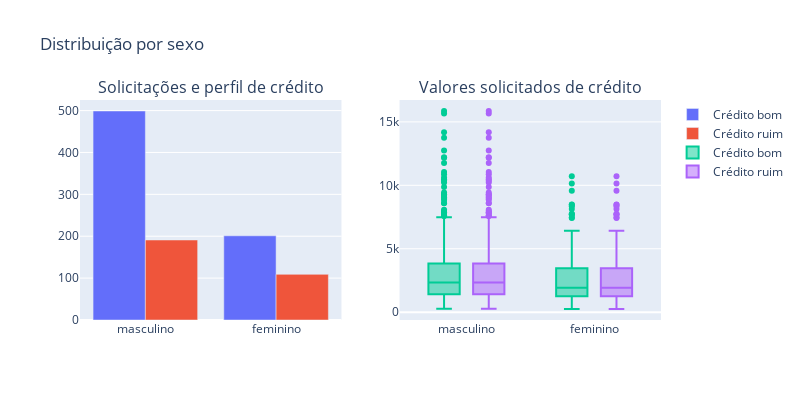

Notebook code cell kept with this figure:
### Code cell
#Distribuição de Moradia Própria e Aluguel por Risco

#1°
trace0 = go.Bar(
    x = df_credit[df_credit["RiscoDeCredito"]== 'Bom']["StatusPessoalESexo"].value_counts().index.values,
    y = df_credit[df_credit["RiscoDeCredito"]== 'Bom']["StatusPessoalESexo"].value_counts().values,
    name='Crédito bom'
)

#1° 2
trace1 = go.Bar(
    x = df_credit[df_credit["RiscoDeCredito"]== 'Ruim']["StatusPessoalESexo"].value_counts().index.values,
    y = df_credit[df_credit["RiscoDeCredito"]== 'Ruim']["StatusPessoalESexo"].value_counts().values,
    name="Crédito ruim"
)

#2°
trace2 = go.Box(
    x = df_credit[df_credit["RiscoDeCredito"]== 'Bom']["StatusPessoalESexo"],
    y = df_credit[df_credit["RiscoDeCredito"]== 'Bom']["ValorDoCredito"],
    name=trace0.name
)

#2° 2
trace3 = go.Box(
    x = df_credit[df_credit["RiscoDeCredito"]== 'Bom']["StatusPessoalESexo"],
    y = df_credit[df_credit["RiscoDeCredito"]== 'Bom']["ValorDoCredito"],
    name=trace1.name
)

data = [trace0, trace1, trace2,trace3]


fig = tls.make_subplots(rows=1, cols=2, 
                        subplot_titles=('Solicitações e perfil de crédito', 'Valores solicitados de crédito'))

fig.append_trace(trace0, 1, 1)
fig.append_trace(trace1, 1, 1)
fig.append_trace(trace2, 1, 2)
fig.append_trace(trace3, 1, 2)

fig['layout'].update(height=400, width=800, title='Distribuição por sexo', boxmode='group')
py.iplot(fig, filename='sex-subplot')

### Figure 1 — Plotly figure (JSON) as saved in the notebook; plotly's stock layout.template omitted (floating-point values rounded to 4 significant figures; data arrays with more than 128 entries replaced by an {"elided": "..."} marker saying what was removed)
{"data": [{"name": "Crédito bom", "type": "bar", "x": ["masculino", "feminino"], "xaxis": "x", "y": [499, 201], "yaxis": "y"}, {"name": "Crédito ruim", "type": "bar", "x": ["masculino", "feminino"], "xaxis": "x", "y": [191, 109], "yaxis": "y"}, {"name": "Crédito bom", "type": "box", "x": {"elided": "700 str values"}, "xaxis": "x2", "y": {"elided": "700 int values"}, "yaxis": "y2"}, {"name": "Crédito ruim", "type": "box", "x": {"elided": "700 str values"}, "xaxis": "x2", "y": {"elided": "700 int values"}, "yaxis": "y2"}], "layout": {"annotations": [{"font": {"size": 16}, "showarrow": false, "text": "Solicitações e perfil de crédito", "x": 0.225, "xanchor": "center", "xref": "paper", "y": 1, "yanchor": "bottom", "yref": "paper"}, {"font": {"size": 16}, "showarrow": false, "text": "Valores solicitados de crédito", "x": 0.775, "xanchor": "center", "xref": "paper", "y": 1, "yanchor": "bottom", "yref": "paper"}], "boxmode": "group", "height": 400, "title": {"text": "Distribuição por sexo"}, "width": 800, "xaxis": {"anchor": "y", "domain": [0, 0.45]}, "xaxis2": {"anchor": "y2", "domain": [0.55, 1]}, "yaxis": {"anchor": "x", "domain": [0, 1]}, "yaxis2": {"anchor": "x2", "domain": [0, 1]}}}
